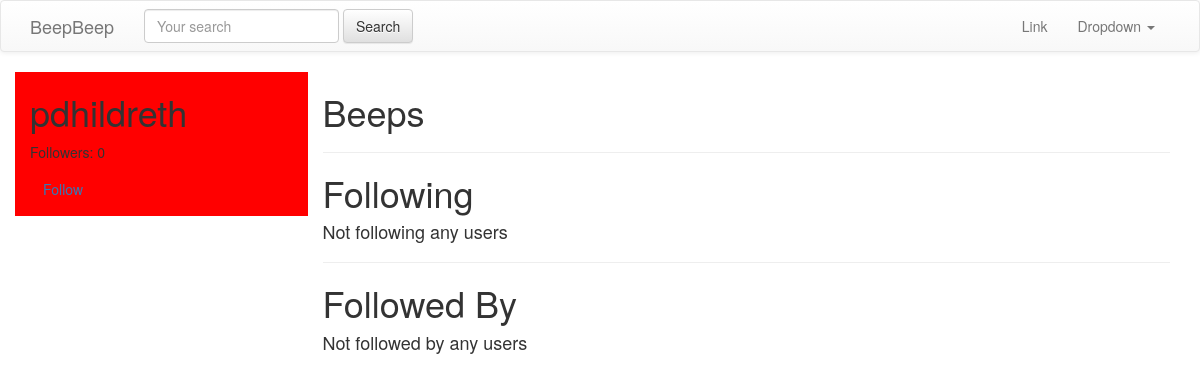
/pdhildreth/, run on an earlier commit of the app's database.
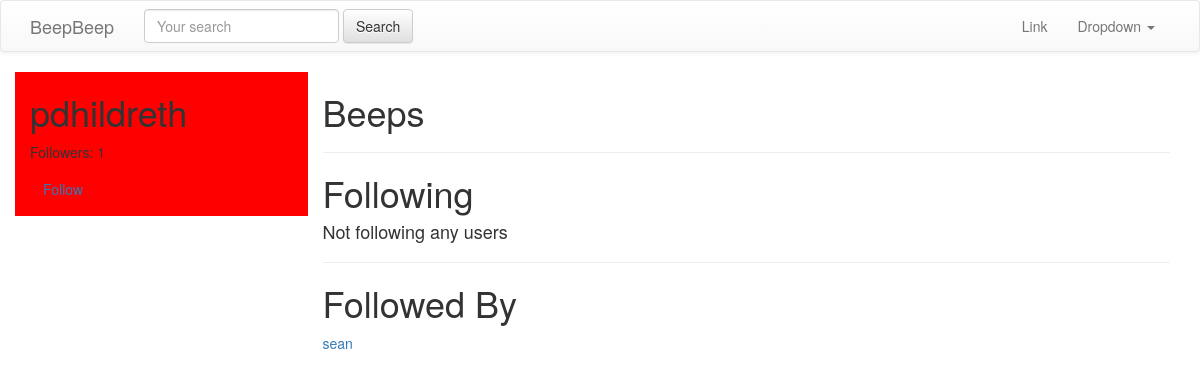
And on a later commit of the database.
### accounts/models.py (models this page shows, shortened)
class UserProfile(models.Model):
    user = models.OneToOneField(
        settings.AUTH_USER_MODEL, related_name='profile', on_delete=models.CASCADE)  # user.profile
    following = models.ManyToManyField(
        settings.AUTH_USER_MODEL, blank=True, related_name='followed_by')
    objects = UserProfileManager()  # UserProfile.objects.all()

### accounts/views.py (the view)
# urls.py: url(r'^(?P<username>[\w.@+-]+)/$', UserDetailView.as_view(), name='detail'), # /tweet/1/
class UserDetailView(DetailView):
    template_name = 'accounts/user_detail.html'
    queryset = User.objects.all()
    def get_object(self):
        return get_object_or_404(
            User,
            username__iexact=self.kwargs.get("username")
        )

### accounts/models.py (called while the page is built)
    def all(self):
        qs = self.get_queryset().all()
        try:
            if self.instance:
                qs = qs.exclude(user=self.instance)
        except:
            pass
        return qs

### accounts/templates/accounts/user_detail.html (shortened to what this page needs)
{% extends "base.html" %} {% block content %}
<div class='row'>
    <div class='col-sm-3 col-xs-12' style='background-color:red;'>
        <h1>{{ object.username }} </h1>
        <p>Followers: {{ object.followed_by.all.count }}</p>
        <p>
            <a class='btn btn-link' href='{% url "profiles:follow" username=object.username %}'>
                {% if object in request.user.profile.following.all %} Unfollow {% else %} Follow {% endif %}
            </a>
        </p>
    </div>
    <div class='col-sm-9 col-xs-12'>
        <h1>Beeps</h1>
        <hr/>
        <h1>Following
        </h1>
        {% for user in object.profile.get_following %}
        <a href='/{{ user.username }}'>{{ user.username }}</a>
        <br/> {% empty %}
        <h4>Not following any users</h4>
        {% endfor %}
        <hr/>
        <h1>Followed By</h1>
        {% for profile in object.followed_by.all %}
        <a href='/{{ profile.user.username }}'>{{ profile.user.username }}</a>
        <br/> {% empty %}
        <h4>Not followed by any users</h4>
        {% endfor %}
    </div>
</div>
{% endblock content %}

### templates/base.html (shortened to what this page needs)
{% load static %}
<!doctype html>
<html lang="en">
<head>
<link rel="stylesheet" href="https://maxcdn.bootstrapcdn.com/bootstrap/3.3.7/css/bootstrap.min.css">
<link rel="stylesheet" href="https://maxcdn.bootstrapcdn.com/bootstrap/3.3.7/css/bootstrap-theme.min.css">
</head>
<body>
    {% include "navbar.html" %}
  <div class='container'>
 {% block content %} {% endblock content %}
  </div>
</body>
</html>

### templates/navbar.html (shortened to what this page needs)
<nav class="navbar navbar-default">
        <div class="container">
          <div class="navbar-header">
            <a class="navbar-brand" href="{% url 'home' %}">BeepBeep</a>
          </div>
          {% include "beeps/search_form.html" %}
          <div class="collapse navbar-collapse" id="bs-example-navbar-collapse-1">
            <ul class="nav navbar-nav navbar-right">
              <li><a href="#">Link</a></li>
              <li class="dropdown">
                <a href="#" class="dropdown-toggle" data-toggle="dropdown" role="button" aria-haspopup="true" aria-expanded="false">Dropdown <span class="caret"></span></a>
              </li>
            </ul>
          </div>
        </div>
      </nav>

### beeps/templates/beeps/search_form.html
<form id='navbar-search-form' class="navbar-form navbar-left" method='GET' action='{% url "beep:list" %}'>
    <div class="form-group">
        <input class="form-control" type='text' name='q' placeholder='Your search' value='{{ request.GET.q }}'/>
        </div>
    <input class="btn btn-default" type='submit' value='Search'/>
</form>

What changed in the data, as far as the page shows it:
added UserProfile: user.username "sean"
Also different on the page:
{{ object.followed_by.all.count }}: "0" → "1"
text no longer shown: "Not followed by any users"
